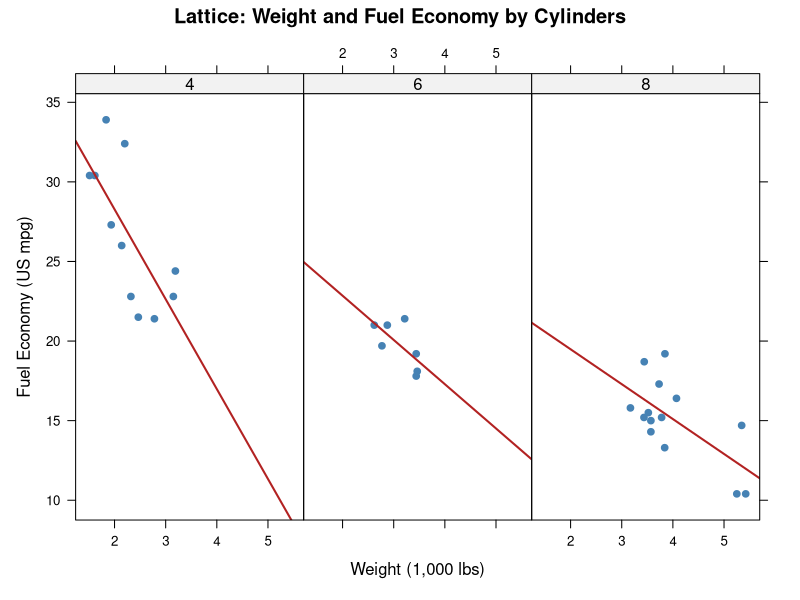
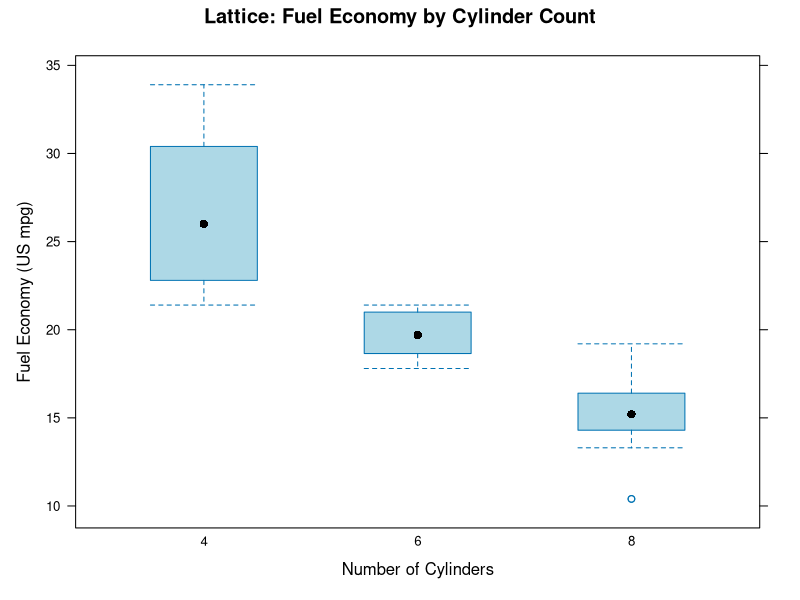
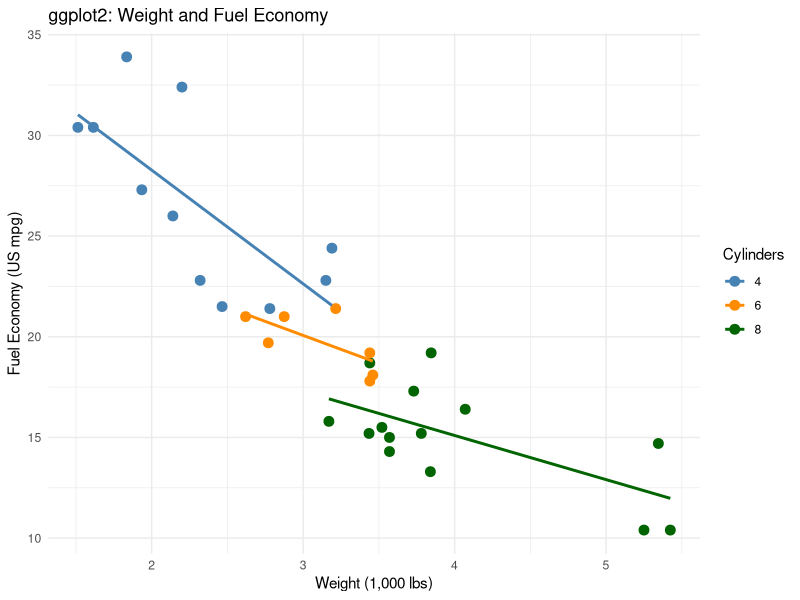
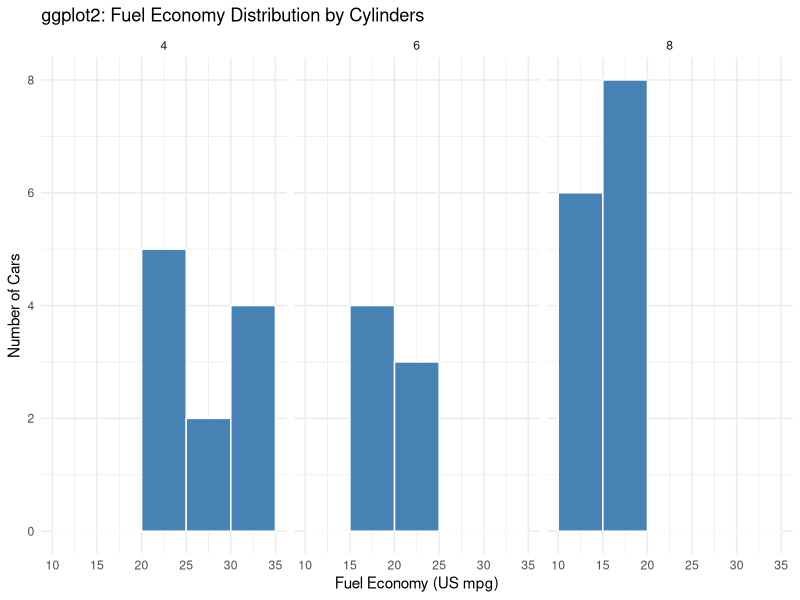
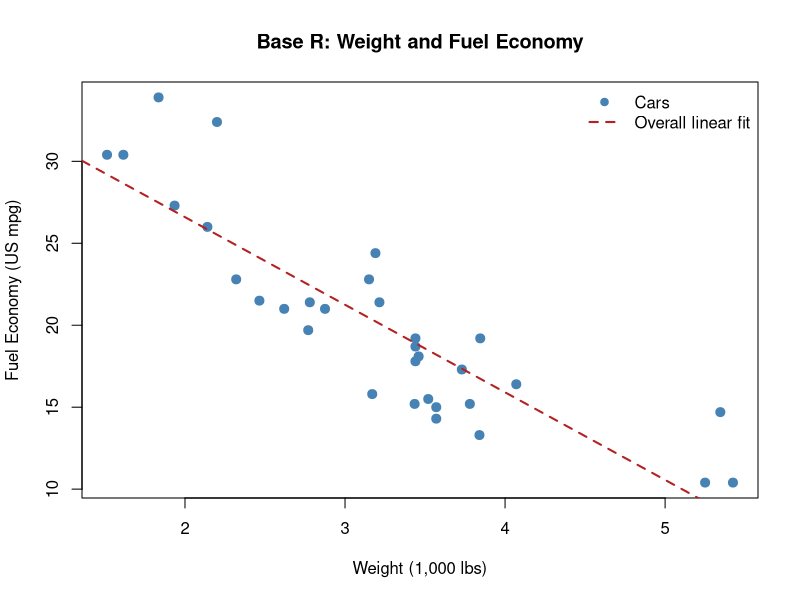
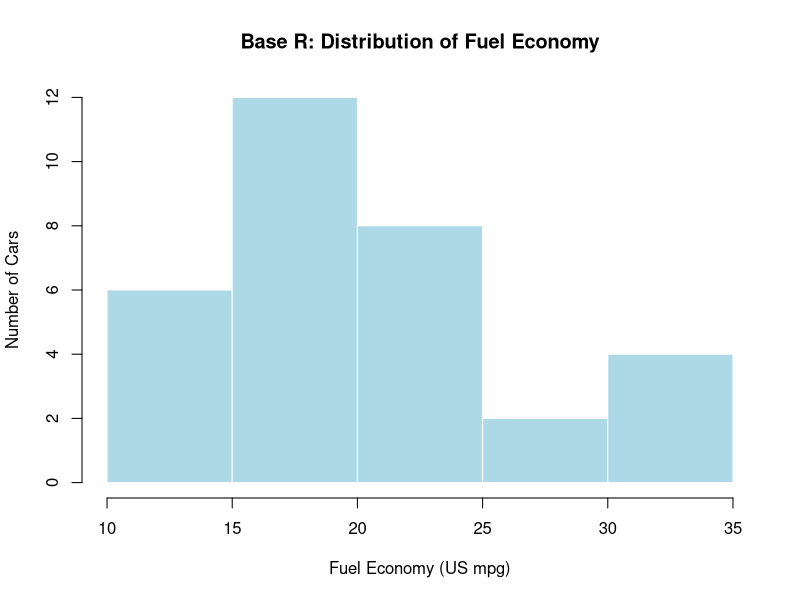
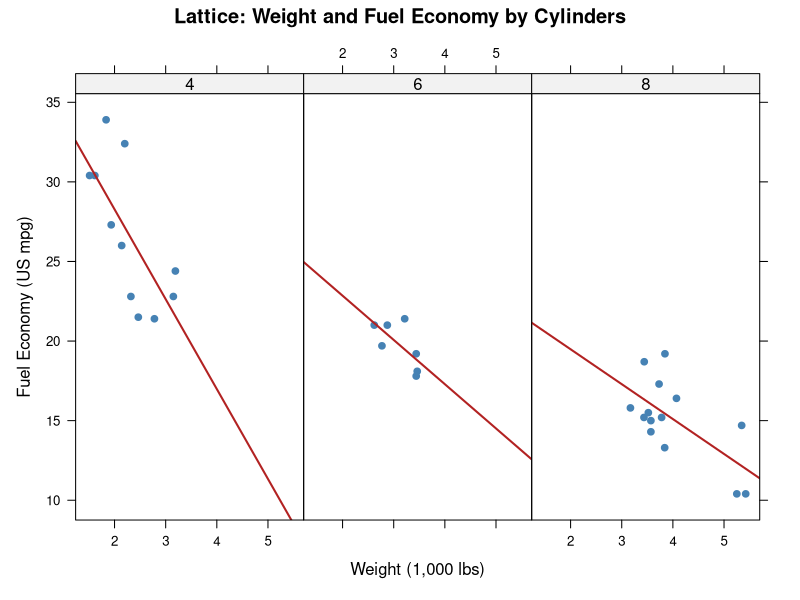
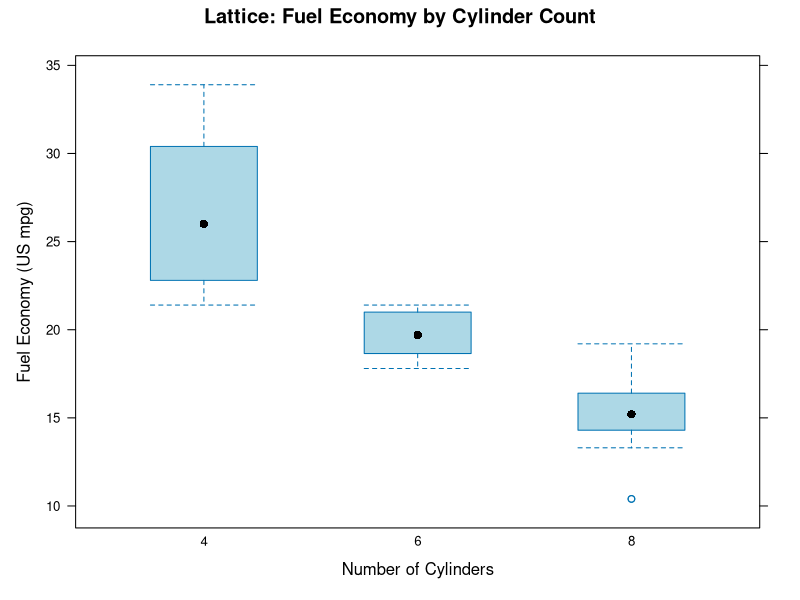

The R source for these figures, in order:
# Assignment 9 - Omar Sanchez
# Base graphics, lattice, and ggplot2

# install.packages(c("lattice", "ggplot2"))

library(lattice)
library(ggplot2)

# mtcars in the Rdatasets collection.
data("mtcars", package = "datasets")
head(mtcars)

car_data <- mtcars

# Cylinder count will be used to group the cars.
car_data$cyl <- factor(car_data$cyl)
summary(car_data)

dir.create("assignment9_plots", showWarnings = FALSE)

# 1. Base graphics
# Start with a plot, then add the title and regression line.
# pch controls the point shape, and cex controls its size.

png("assignment9_plots/base_scatter.png",
    width = 1200, height = 800, res = 150)

plot(car_data$wt, car_data$mpg,
     xlab = "Weight (1,000 lbs)",
     ylab = "Fuel Economy (US mpg)",
     pch = 19,
     cex = 1.2,
     col = "steelblue")

title(main = "Base R: Weight and Fuel Economy")

abline(lm(mpg ~ wt, data = car_data),
       col = "firebrick", lwd = 2, lty = 2)

legend("topright",
       legend = c("Cars", "Overall linear fit"),
       col = c("steelblue", "firebrick"),
       pch = c(19, NA),
       lty = c(NA, 2),
       lwd = c(NA, 2),
       bty = "n")

dev.off()

# A histogram shows the distribution of one numeric variable.

png("assignment9_plots/base_histogram.png",
    width = 1200, height = 800, res = 150)

hist(car_data$mpg,
     breaks = seq(10, 35, by = 5),
     main = "Base R: Distribution of Fuel Economy",
     xlab = "Fuel Economy (US mpg)",
     ylab = "Number of Cars",
     col = "lightblue",
     border = "white")

dev.off()

# 2. Lattice graphics
# The formula is y ~ x | group.
# Conditioning on cyl creates a separate panel for each group.
# type = c("p", "r") adds points and a regression line.

lattice_scatter <- xyplot(
  mpg ~ wt | cyl,
  data = car_data,
  main = "Lattice: Weight and Fuel Economy by Cylinders",
  xlab = "Weight (1,000 lbs)",
  ylab = "Fuel Economy (US mpg)",
  layout = c(3, 1),
  type = c("p", "r"),
  pch = 19,
  col = "steelblue",
  col.line = "firebrick",
  lwd = 2
)

print(lattice_scatter)

# Lattice creates a trellis object.
# Use print() to draw the object when saving it from a script.
png("assignment9_plots/lattice_scatter.png",
    width = 1500, height = 800, res = 150)
print(lattice_scatter)
dev.off()

# Compare the fuel economy distributions across cylinder groups.

lattice_boxplot <- bwplot(
  mpg ~ cyl,
  data = car_data,
  main = "Lattice: Fuel Economy by Cylinder Count",
  xlab = "Number of Cylinders",
  ylab = "Fuel Economy (US mpg)",
  fill = "lightblue"
)

print(lattice_boxplot)

png("assignment9_plots/lattice_boxplot.png",
    width = 1200, height = 800, res = 150)
print(lattice_boxplot)
dev.off()

# 3. ggplot2
# aes() maps variables to position and color.
# Add points, fitted lines, labels, and a theme with +.

gg_scatter <- ggplot(
  car_data,
  aes(x = wt, y = mpg, color = cyl)
) +
  geom_point(size = 3) +
  geom_smooth(method = "lm", formula = y ~ x, se = FALSE) +
  scale_color_manual(
    values = c("4" = "steelblue",
               "6" = "darkorange",
               "8" = "darkgreen")
  ) +
  labs(
    title = "ggplot2: Weight and Fuel Economy",
    x = "Weight (1,000 lbs)",
    y = "Fuel Economy (US mpg)",
    color = "Cylinders"
  ) +
  theme_minimal()

print(gg_scatter)

ggsave("assignment9_plots/ggplot_scatter.png",
       plot = gg_scatter,
       width = 8, height = 5, dpi = 150,
       bg = "white")

# Faceting separates the histogram into cylinder groups.
# Keep the bin width and axis scales consistent across panels.

gg_histogram <- ggplot(car_data, aes(x = mpg)) +
  geom_histogram(
    binwidth = 5,
    boundary = 10,
    closed = "right",
    fill = "steelblue",
    color = "white"
  ) +
  facet_wrap(~ cyl, nrow = 1) +
  labs(
    title = "ggplot2: Fuel Economy Distribution by Cylinders",
    x = "Fuel Economy (US mpg)",
    y = "Number of Cars"
  ) +
  theme_minimal()

print(gg_histogram)

ggsave("assignment9_plots/ggplot_histogram.png",
       plot = gg_histogram,
       width = 10, height = 5, dpi = 150,
       bg = "white")

# Summary to help interpret the plots
aggregate(mpg ~ cyl, data = car_data, FUN = mean)

# The base scatter plot has one overall fitted line.
# Lattice and ggplot2 show separate fits for each cylinder group.

# Location of the six saved images
normalizePath("assignment9_plots")
